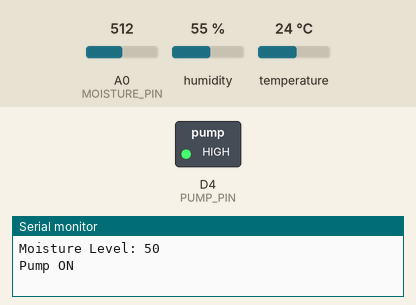
This sketch was run on a simulated ESP8266 (NodeMCU). On the bench: switched loads named in the sketch (green lamp = pin HIGH), the last lines printed to the serial monitor. The test bench sets the inputs (shaded band); at power-on: A0 (MOISTURE_PIN) = 512, humidity 55 %, temperature 24 °C. WiFi joins after 1.5 s; servers stay silent unless stated.

Above: at 3.0 s.
3.1 s: A0 (MOISTURE_PIN) set to 813
4.6 s: A0 (MOISTURE_PIN) set to 832
At 6.3 s:
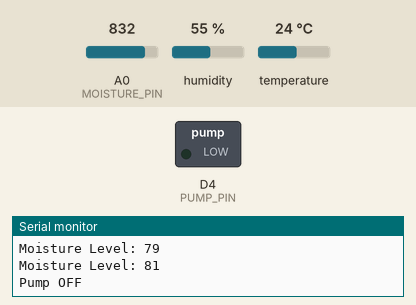
7.9 s: A0 (MOISTURE_PIN) set to 719
10.3 s: A0 (MOISTURE_PIN) set to 692
At 12.3 s:
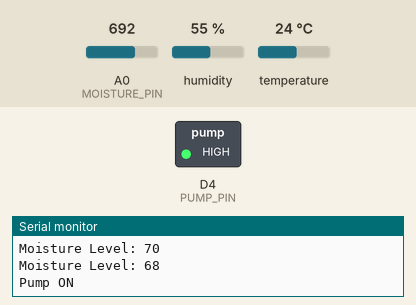
12.6 s: A0 (MOISTURE_PIN) set to 900
At 14.1 s:
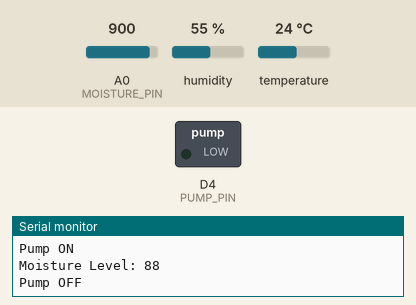
Timing chart, 0 to 15.6 s (numbered marks = the images above; inputs shaded):
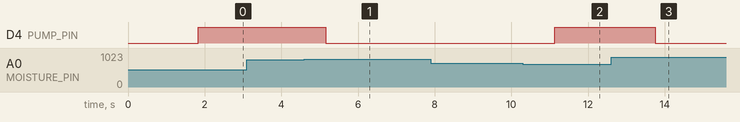

The sketch:

smartFarm.ino
```cpp
// Blynk tempelates
#define BLYNK_TEMPLATE_ID "TMPL24u1nS5_d"
#define BLYNK_TEMPLATE_NAME "Agriculture"

#define BLYNK_PRINT Serial
#include <ESP8266WiFi.h>
#include <BlynkSimpleEsp8266.h>
#include <DHT.h>
#include <UniversalTelegramBot.h>
#include <ArduinoJson.h>


// Network Configuration
char auth[] = "x5UKdAPqJM-kocN5MrT3FZb8Abyf-uLp";
char ssid[] = "Wegner";
char pass[] = "Wegner123!";

/* Message sending */
#define BOTtoken "7104950327:AAH5cCvaVY_-5Y_6Iugm69oyADxwJESaz-A"
#define CHAT_ID "6375833499"

// Message bot initialiaztion
X509List cert(TELEGRAM_CERTIFICATE_ROOT);
WiFiClientSecure client;
UniversalTelegramBot bot(BOTtoken, client);

/* Virtual Pins*/
#define HUMIDITY_VPIN V2
#define TEMPERATURE_VPIN V1
#define PUMP_CONTROL_VPIN V3

/*  Pins definitions*/
#define TEMPERATURE_PIN D3
#define PUMP_PIN D4
#define MOISTURE_PIN A0
#define PIR_PIN D5
#define LED_BUZZER D3

/* Global Variables */
#define DHT_TYPE DHT11
DHT dht(TEMPERATURE_PIN, DHT_TYPE);
bool automaticMode = true;

/* function Prototypes*/
void setupWiFi();
void setupTelegramBot();
void sendSMSAlert(const char *messageContent);

void readTemperatureAndHumidity();
void sendTemperatureToBlynk(float temperatureLevel);
void sendHumidityToBlynk(float humidityLevel);
void controlPump();


void setup()
{
    Serial.begin(9600);
    Blynk.begin(auth, ssid, pass);
    pinMode(PUMP_PIN, OUTPUT);
    pinMode(MOISTURE_PIN, INPUT);
    dht.begin();
}

void loop()
{
    Blynk.run();
    readTemperatureAndHumidity();
    controlPump();
    delay(1000);
}

/* Files Setup */
void setupWiFi()
{
    Serial.println("Connecting to WiFi...");
    WiFi.mode(WIFI_STA);
    WiFi.begin(ssid, pass);
    while (WiFi.status() != WL_CONNECTED)
    {
        Serial.print(".");
        delay(500);
    }
    Serial.println("\nWiFi connected.");
}

void setupTelegramBot()
{
    Serial.println("Setting up Telegram bot...");
    configTime(0, 0, "pool.ntp.org");
    client.setTrustAnchors(&cert);
    Serial.println("Telegram bot ready.");
}

void sendSMSAlert(const char *messageContent)
{
    bot.sendMessage(CHAT_ID, messageContent, "");
}

/* ------------------------ HANDLE TEMPERATURE -----------------------------*/
void readTemperatureAndHumidity()
{
    float temperatureLevel = dht.readTemperature();
    float humidityLevel = dht.readHumidity();

    if (!isnan(temperatureLevel))
    {
        sendTemperatureToBlynk(temperatureLevel);
    }

    if (!isnan(humidityLevel))
    {
        sendHumidityToBlynk(humidityLevel);
    }
}

void sendTemperatureToBlynk(float temperatureLevel)
{
    Blynk.virtualWrite(TEMPERATURE_VPIN, temperatureLevel);
}

void sendHumidityToBlynk(float humidityLevel)
{
    Blynk.virtualWrite(HUMIDITY_VPIN, humidityLevel);
}

/* ------------------------ HANDLE PUMP -----------------------------*/
void controlPump()
{
    Blynk.run();
    if (automaticMode)
    {
        int moistureLevel = map(analogRead(MOISTURE_PIN), 0, 1023, 0, 100);
        Serial.print("Moisture Level: ");
        Serial.println(moistureLevel);

        if (moistureLevel > 80)
        {
            digitalWrite(PUMP_PIN, LOW);
            Serial.println("Pump OFF");

            const char *message = "PUMPING WATER: Moisture Low!";
            sendSMSAlert(message);
        }
        else if (moistureLevel < 70)
        {
            digitalWrite(PUMP_PIN, HIGH);
            Serial.println("Pump ON");

            const char *message = "Finished Pumping";
            sendSMSAlert(message);
        }
    }
}

BLYNK_WRITE(PUMP_CONTROL_VPIN)
{
    digitalWrite(PUMP_PIN, param.asInt());
    automaticMode = false;
    const char *message = "PUMPING WATER: Manually Triggered";
    sendSMSAlert(message);
}

/* ------------------HANDLING MOTION AND BULGARY--------------- */

void detectMotion()
{
    bool motionDetected = digitalRead(PIR_PIN);

    if (motionDetected)
    {
        handleMotionDetected();
    }
    else
    {
        handleMotionStopped();
    }
}

void handleMotionDetected()
{
    digitalWrite(LED_BUZZER, HIGH);

    const char *message = "SOMEONE IN THE FARM";
    sendSMSAlert(message);
}

void handleMotionStopped()
{
    digitalWrite(LED_BUZZER, LOW);
}
```

Measured:
- the behaviour switches between 823 and 824 on A0 (MOISTURE_PIN) (found by bisection; images 0 and 1)
- the behaviour switches between 711 and 710 on A0 (MOISTURE_PIN) (found by bisection; images 1 and 2)
- after the input at 4.6 s, D4 (PUMP_PIN): HIGH → LOW after 0.56 s
- after the input at 10.3 s, D4 (PUMP_PIN): LOW → HIGH after 0.83 s
- after the input at 12.6 s, D4 (PUMP_PIN): HIGH → LOW after 1.2 s
